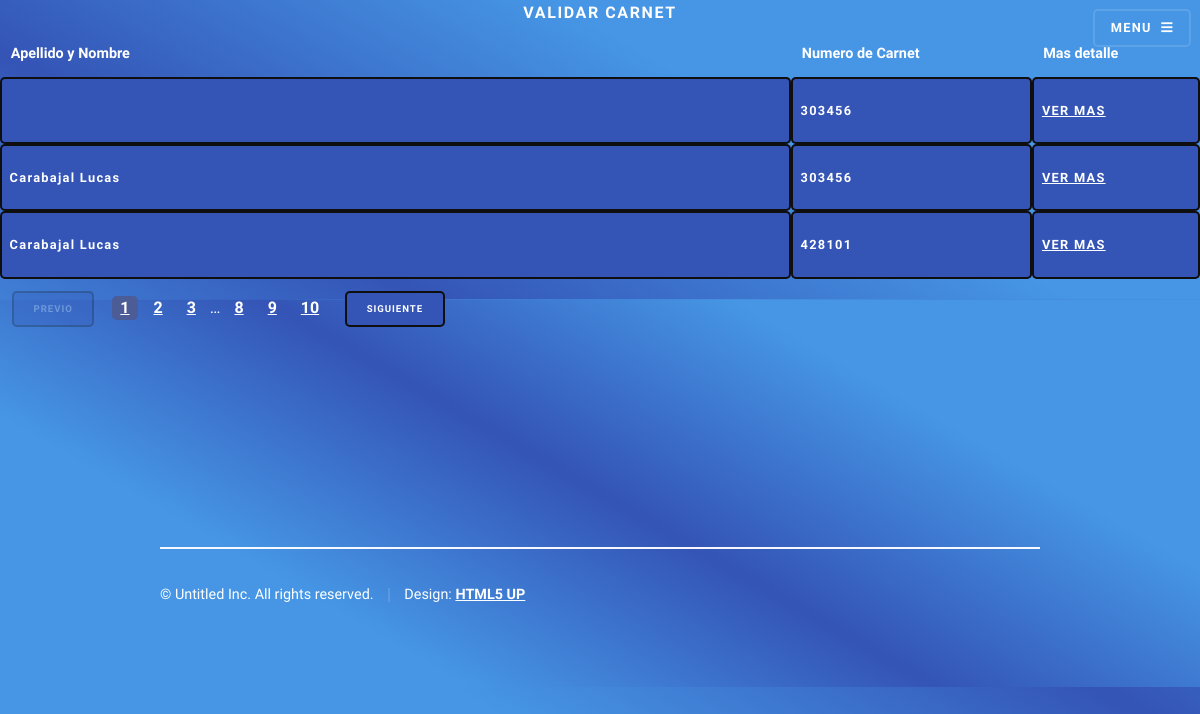
The page /validar-carnets/ on the database its author committed.
### user/models.py (models this page shows, shortened)
class Carnet(models.Model):
    n_carnet = models.IntegerField()
    otorgamiento = models.DateField()
    vencimiento = models.DateField()
    tipo_carnet = models.ForeignKey(TipoCarnet, on_delete=models.PROTECT, null=True)
    donante = models.BooleanField(default=False)
    grupo_s = models.ForeignKey(GrupoSanguineo, on_delete=models.PROTECT, null=True)
    validado = models.BooleanField(default=False, blank=True)
    user = models.ForeignKey(Usuario, on_delete=models.CASCADE, blank=True, null=True, related_name='users')
    foto_frente = models.ImageField(upload_to='media/carnet/frente/', null=True,blank=True)
    foto_atras = models.ImageField(upload_to='media/carnet/atras/', null=True,blank=True)

class Usuario(AbstractUser):
    dni = models.IntegerField(blank=True, null=True)
    nacimiento = models.DateField(blank=True, null=True)
    image = models.ImageField(upload_to='users/%Y/%m/%d', null=True, blank=True)
    nacionalidad = models.ForeignKey(Nacionalidad, on_delete=models.CASCADE, null=True)
    phone = models.IntegerField(blank=True, null=True)
    direccion = models.ForeignKey(Direcciones, on_delete=models.CASCADE, null=True, blank=True)

### AppCarnet/views.py (the view)
# urls.py: path('validar-carnets/', ValidarCarnets.as_view(), name='validar-carnets'),
class ValidarCarnets(ListView):
    login_required = True
    model = Carnet
    template_name = 'validar-carnets.html'
    context_object_name = 'carnets'
    queryset = Carnet.objects.exclude(validado=1)

### AppCarnet/templates/validar-carnets.html (shortened to what this page needs)
{% extends 'base.html' %}
{% load static %}
{% block content %}
    <center><h1>Validar carnet</h1></center>
    <div class="table-wrapper">
        <table class="alt">
            <thead>
                <tr>
                    <th>Apellido y Nombre</th>
                    <th>Numero de Carnet</th>
                    <th>Mas detalle</th>
                </tr>
            </thead>
            <tbody>
                {% for carnet in carnets %}
                {% if carnet.validado == 0 %}
                <tr>
                    <td>{{carnet.user.last_name}} {{carnet.user.first_name}}</td>
                    <td>{{carnet.n_carnet}}</td>
                    <td><a href="{{carnet.id}}">Ver mas</a></td>
                </tr>
                {% endif %}
                {% endfor %}
            </tbody>
            <tfoot>
                <tr>
                    <td>
                        <ul class="pagination">
                            <li><span class="button small disabled">Previo</span></li>
                            <li><a href="#" class="page active">1</a></li>
                            <li><a href="#" class="page">2</a></li>
                            <li><a href="#" class="page">3</a></li>
                            <li><span>&hellip;</span></li>
                            <li><a href="#" class="page">8</a></li>
                            <li><a href="#" class="page">9</a></li>
                            <li><a href="#" class="page">10</a></li>
                            <li><a href="#" class="button small">Siguiente</a></li>
                        </ul>
                    </td>
                </tr>
            </tfoot>
        </table>
    </div>
{% endblock content%}

### rows shown on the page
Carnet: n_carnet "303456"
Carnet: user.last_name "Carabajal", user.first_name "Lucas", n_carnet "303456"
Carnet: user.last_name "Carabajal", user.first_name "Lucas", n_carnet "428101"
